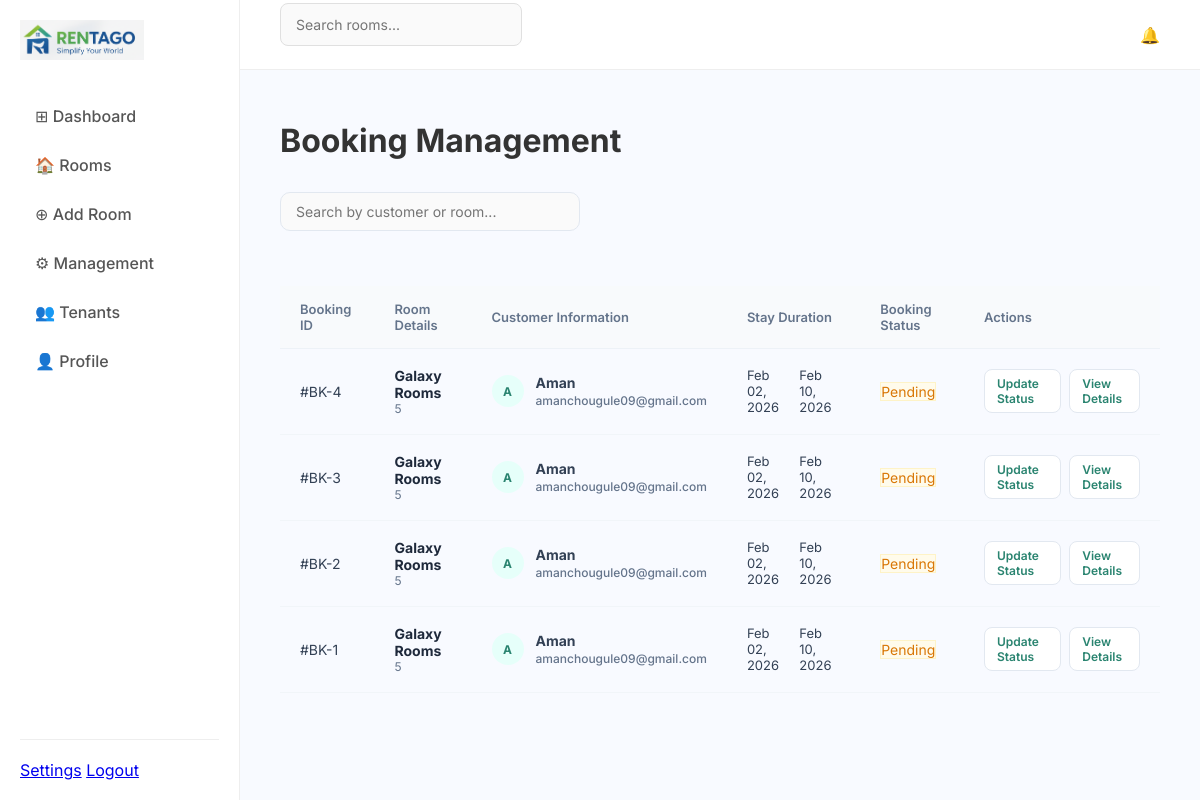
The app's page /owner/bookings/ (signed in) with its own data.
### rent/models.py (models this page shows, shortened)
class Booking(models.Model):
    STATUS_CHOICES = [
        ("pending", "Pending"),
        ("confirmed", "Confirmed"),
        ("cancelled", "Cancelled"),
    ]
    room = models.ForeignKey(Room, on_delete=models.CASCADE, related_name="bookings")
    start_date = models.DateField()
    end_date = models.DateField()
    customer_name = models.CharField(max_length=150)
    customer_email = models.EmailField()
    customer_phone = models.CharField(max_length=20, blank=True)
    status = models.CharField(max_length=10, choices=STATUS_CHOICES, default="pending")
    created_at = models.DateTimeField(auto_now_add=True)
    class Meta:
        ordering = ["-created_at"]

### rooms/models.py (models this page shows, shortened)
class Room(models.Model):
    owner = models.ForeignKey(
        Owner,
        on_delete=models.CASCADE,
        related_name="rooms"
    )
    title = models.CharField(max_length=100)
    description = models.TextField(blank=True)
    room_number = models.CharField(max_length=20)
    rent_amount = models.PositiveIntegerField()
    location = models.CharField(max_length=150)
    image = models.ImageField(upload_to="rooms/", blank=True, null=True)
    is_available = models.BooleanField(default=True)
    created_at = models.DateTimeField(auto_now_add=True)

### accounts/decorators.py (the view)
    def wrapper(request, *args, **kwargs):
        if not request.session.get("user_id"):
            return redirect("accounts:login")
        if request.session.get("role") != "owner":
            return redirect("accounts:login")
        return view_func(request, *args, **kwargs)

### owners/views.py (called while the page is built)
def get_owner(request):
    return get_object_or_404(Owner, user_id=request.session["user_id"])

@login_required
@owner_required
def bookings_list(request):
    owner = get_owner(request)
    bookings = Booking.objects.filter(room__owner=owner).order_by("-created_at")
    return render(request, "owners/bookings_list.html", {"bookings": bookings})

### owners/templates/owners/bookings_list.html (shortened to what this page needs)
{% extends "rent/base_owner.html" %}
{% load static %}
{% block content %}
<div class="page-header-flex">
    <div class="header-left">
        <h1>Booking Management</h1>
        <div class="search-container">
            <input type="text" id="bookingSearch" placeholder="Search by customer or room...">
        </div>
    </div>
</div>
<div class="card-style no-padding">
    <table class="modern-table">
        <thead>
            <tr>
                <th>Booking ID</th>
                <th>Room Details</th>
                <th>Customer Information</th>
                <th>Stay Duration</th>
                <th>Booking Status</th>
                <th class="text-right">Actions</th>
            </tr>
        </thead>
        <tbody id="bookingTableBody">
            {% for b in bookings %}
            <tr>
                <td class="text-muted">#BK-{{ b.id }}</td>
                <td>
                    <div class="room-cell">
                        <strong>{{ b.room.title }}</strong>
                        <p class="text-small">{{ b.room.room_number }}</p>
                    </div>
                </td>
                <td>
                    <div class="user-cell">
                        <div class="avatar-circle-small">{{ b.customer_name|slice:":1" }}</div>
                        <div>
                            <span class="d-block"><strong>{{ b.customer_name }}</strong></span>
                            <span class="text-small">{{ b.customer_email }}</span>
                        </div>
                    </div>
                </td>
                <td>
                    <div class="date-range">
                        <span>{{ b.start_date|date:"M d, Y" }}</span>
                        <span>{{ b.end_date|date:"M d, Y" }}</span>
                    </div>
                </td>
                <td>
                    {% if b.status == 'confirmed' %}
                        <span class="badge available">Confirmed</span>
                    {% elif b.status == 'pending' %}
                        <span class="badge warning">Pending</span>
                    {% else %}
                        <span class="badge occupied">Cancelled</span>
                    {% endif %}
                </td>
                <td class="text-right">
                    <div class="action-buttons">
                        <a href="#" class="btn-table-outline">Update Status</a>
                        <a href="#" class="btn-table-outline">View Details</a>
                    </div>
                </td>
            </tr>
            {% empty %}
            <tr>
                <td colspan="6" class="text-center py-50">
                    <p class="text-muted">No bookings found for your rooms.</p>
                </td>
            </tr>
            {% endfor %}
        </tbody>
    </table>
</div>
{% endblock %}

### rent/static/rent/style.css (style rules this page uses)
* { box-sizing: border-box; font-family: 'Inter', sans-serif; }
body { background-color: #f4f7f9; margin: 0; padding: 0; color: #333; padding-top: 70px; min-height: 100vh; }
input[type="text"], input[type="password"] { width: 100%; padding: 12px 15px; margin-bottom: 20px; border: 1px solid #e0e0e0; border-radius: 8px; background-color: #fafafa; font-size: 14px; }
* { box-sizing: border-box; }
body.dashboard-body { margin: 0; display: flex; background-color: #f8faff; font-family: 'Inter', sans-serif; padding-top: 0; }
table { width: 100%; border-collapse: collapse; }
th { text-align: left; font-size: 13px; color: #777; padding-bottom: 15px; }
td { padding: 15px 0; border-top: 1px solid #f8faff; font-size: 14px; }
.modern-table { width: 100%; border-collapse: collapse; margin-top: 10px; }
.modern-table th { text-align: left; padding: 15px 20px; background: #f8fafc; color: #64748b; font-size: 13px; font-weight: 600; border-bottom: 1px solid #edf2f7; }
.modern-table td { padding: 18px 20px; border-bottom: 1px solid #f1f5f9; font-size: 14px; color: #334155; vertical-align: middle; }
.no-padding { padding: 0 !important; overflow: hidden; }
.user-cell { display: flex; align-items: center; gap: 12px; font-weight: 500; }
.btn-table-outline { border: 1px solid #e2e8f0; background: white; padding: 6px 12px; border-radius: 8px; font-size: 12px; font-weight: 600; color: #2A8470; cursor: pointer; text-decoration: none; transition: 0.2s; }
.action-buttons { display: flex; gap: 8px; justify-content: flex-end; }
.page-header-flex { display: flex; justify-content: space-between; align-items: flex-end; margin-bottom: 25px; }
.search-container input { padding: 10px 15px; border: 1px solid #e2e8f0; border-radius: 10px; width: 300px; margin-top: 10px; font-size: 14px; }
.text-small { font-size: 12px; color: #64748b; margin: 0; }
.d-block { display: block; }
.avatar-circle-small { width: 32px; height: 32px; background: #e6fffa; color: #2A8470; border-radius: 50%; display: flex; align-items: center; justify-content: center; font-weight: 700; font-size: 12px; }
.badge.warning { background-color: #fffbeb; color: #d97706; border: 1px solid #fef3c7; }
.date-range { font-size: 13px; display: flex; align-items: center; color: #334155; }
.room-cell strong { color: #1e293b; font-size: 14px; }

### records on screen
Booking: id "4", room "Galaxy Rooms", room.room_number "5", customer_name "A", customer_name "Aman", customer_email "amanchougule09@gmail.com", start_date "Feb 02, 2026", end_date "Feb 10, 2026", status "Pending"
Booking: id "3", room "Galaxy Rooms", room.room_number "5", customer_name "A", customer_name "Aman", customer_email "amanchougule09@gmail.com", start_date "Feb 02, 2026", end_date "Feb 10, 2026", status "Pending"
Booking: id "2", room "Galaxy Rooms", room.room_number "5", customer_name "A", customer_name "Aman", customer_email "amanchougule09@gmail.com", start_date "Feb 02, 2026", end_date "Feb 10, 2026", status "Pending"
Booking: id "1", room "Galaxy Rooms", room.room_number "5", customer_name "A", customer_name "Aman", customer_email "amanchougule09@gmail.com", start_date "Feb 02, 2026", end_date "Feb 10, 2026", status "Pending"
